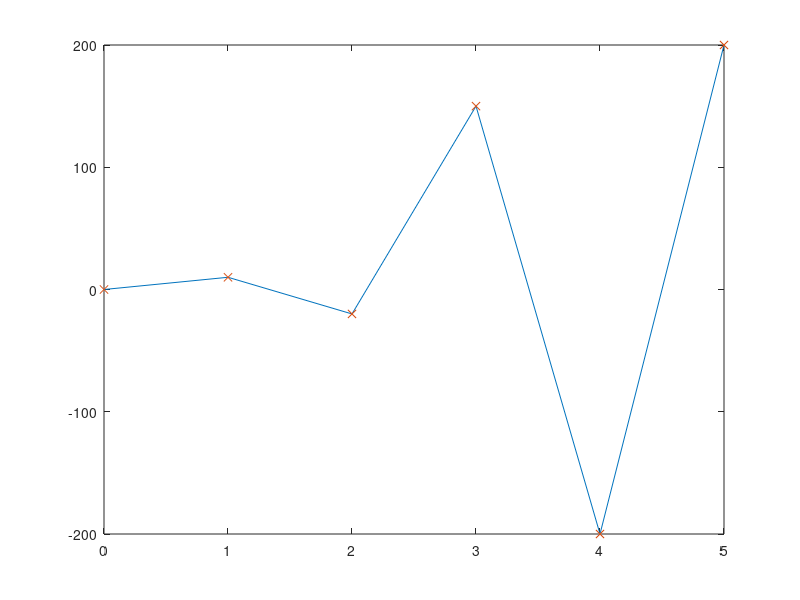

Write the MATLAB code that produced this figure. (Note: this script raises an error after producing the figure.)
clear
clc

x=[0:5];
xapp=[0:0.1:5];
y=[0 10 -20 150 -200 200];
plot(x,y);
hold on;
plot(x,y,'x');
v=interpolazioneVandermonde(x,y);
v=flip(v');
for i=1:size(xapp,2)
    yapp(i)=sol_polin_Horner(v,xapp(i));
end
plot(xapp,yapp);
hold off;